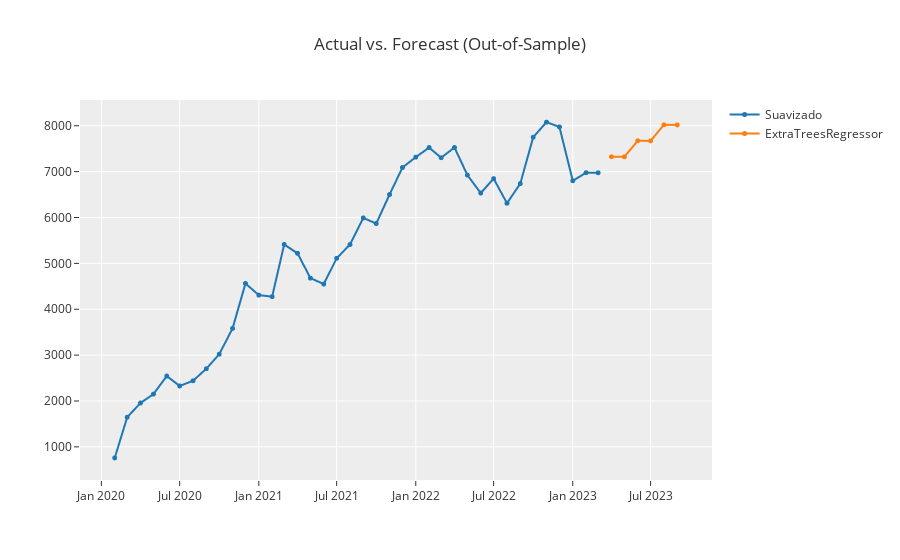

Notebook code for this chart:
### Code cell
pd.options.display.float_format = '{:,.0f}'.format
final_model = setup_suavizado.finalize_model(top_models[3])
print(setup_suavizado.predict_model(final_model))
setup_suavizado.plot_model(final_model)
